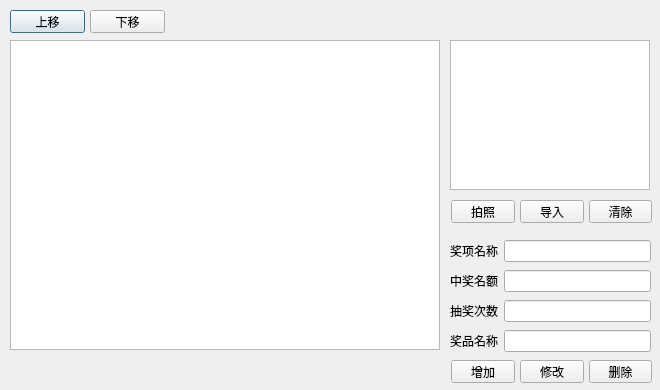
<?xml version="1.0" encoding="UTF-8"?>
<ui version="4.0">
 <class>DialogAwardList</class>
 <widget class="QDialog" name="DialogAwardList">
  <property name="geometry">
   <rect>
    <x>0</x>
    <y>0</y>
    <width>660</width>
    <height>390</height>
   </rect>
  </property>
  <property name="windowTitle">
   <string>Dialog</string>
  </property>
  <widget class="QTableView" name="tableView">
   <property name="geometry">
    <rect>
     <x>10</x>
     <y>40</y>
     <width>430</width>
     <height>310</height>
    </rect>
   </property>
  </widget>
  <widget class="QPushButton" name="pushButton">
   <property name="geometry">
    <rect>
     <x>10</x>
     <y>10</y>
     <width>75</width>
     <height>23</height>
    </rect>
   </property>
   <property name="text">
    <string>上移</string>
   </property>
  </widget>
  <widget class="QPushButton" name="pushButton_2">
   <property name="geometry">
    <rect>
     <x>90</x>
     <y>10</y>
     <width>75</width>
     <height>23</height>
    </rect>
   </property>
   <property name="text">
    <string>下移</string>
   </property>
  </widget>
  <widget class="QGraphicsView" name="graphicsView">
   <property name="geometry">
    <rect>
     <x>450</x>
     <y>40</y>
     <width>200</width>
     <height>150</height>
    </rect>
   </property>
  </widget>
  <widget class="QPushButton" name="pushButton_7">
   <property name="geometry">
    <rect>
     <x>451</x>
     <y>200</y>
     <width>64</width>
     <height>23</height>
    </rect>
   </property>
   <property name="text">
    <string>拍照</string>
   </property>
  </widget>
  <widget class="QPushButton" name="pushButton_9">
   <property name="geometry">
    <rect>
     <x>589</x>
     <y>200</y>
     <width>63</width>
     <height>23</height>
    </rect>
   </property>
   <property name="text">
    <string>清除</string>
   </property>
  </widget>
  <widget class="QPushButton" name="pushButton_8">
   <property name="geometry">
    <rect>
     <x>520</x>
     <y>200</y>
     <width>64</width>
     <height>23</height>
    </rect>
   </property>
   <property name="text">
    <string>导入</string>
   </property>
  </widget>
  <widget class="QPushButton" name="pushButton_4">
   <property name="geometry">
    <rect>
     <x>451</x>
     <y>360</y>
     <width>64</width>
     <height>23</height>
    </rect>
   </property>
   <property name="text">
    <string>增加</string>
   </property>
  </widget>
  <widget class="QPushButton" name="pushButton_6">
   <property name="geometry">
    <rect>
     <x>589</x>
     <y>360</y>
     <width>63</width>
     <height>23</height>
    </rect>
   </property>
   <property name="text">
    <string>删除</string>
   </property>
  </widget>
  <widget class="QPushButton" name="pushButton_5">
   <property name="geometry">
    <rect>
     <x>520</x>
     <y>360</y>
     <width>64</width>
     <height>23</height>
    </rect>
   </property>
   <property name="text">
    <string>修改</string>
   </property>
  </widget>
  <widget class="QWidget" name="">
   <property name="geometry">
    <rect>
     <x>450</x>
     <y>240</y>
     <width>201</width>
     <height>22</height>
    </rect>
   </property>
   <layout class="QHBoxLayout" name="horizontalLayout">
    <item>
     <widget class="QLabel" name="label">
      <property name="text">
       <string>奖项名称</string>
      </property>
     </widget>
    </item>
    <item>
     <widget class="QLineEdit" name="lineEdit"/>
    </item>
   </layout>
  </widget>
  <widget class="QWidget" name="">
   <property name="geometry">
    <rect>
     <x>450</x>
     <y>270</y>
     <width>201</width>
     <height>22</height>
    </rect>
   </property>
   <layout class="QHBoxLayout" name="horizontalLayout_2">
    <item>
     <widget class="QLabel" name="label_3">
      <property name="text">
       <string>中奖名额</string>
      </property>
     </widget>
    </item>
    <item>
     <widget class="QLineEdit" name="lineEdit_2"/>
    </item>
   </layout>
  </widget>
  <widget class="QWidget" name="">
   <property name="geometry">
    <rect>
     <x>450</x>
     <y>300</y>
     <width>201</width>
     <height>22</height>
    </rect>
   </property>
   <layout class="QHBoxLayout" name="horizontalLayout_3">
    <item>
     <widget class="QLabel" name="label_4">
      <property name="text">
       <string>抽奖次数</string>
      </property>
     </widget>
    </item>
    <item>
     <widget class="QLineEdit" name="lineEdit_3"/>
    </item>
   </layout>
  </widget>
  <widget class="QWidget" name="">
   <property name="geometry">
    <rect>
     <x>450</x>
     <y>330</y>
     <width>201</width>
     <height>22</height>
    </rect>
   </property>
   <layout class="QHBoxLayout" name="horizontalLayout_4">
    <item>
     <widget class="QLabel" name="label_2">
      <property name="text">
       <string>奖品名称</string>
      </property>
     </widget>
    </item>
    <item>
     <widget class="QLineEdit" name="lineEdit_4"/>
    </item>
   </layout>
  </widget>
 </widget>
 <resources/>
 <connections/>
</ui>
